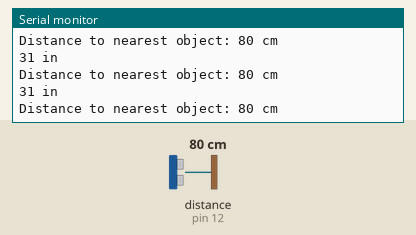
This sketch was run on a simulated Arduino Uno, built with avr-gcc and run on an emulated ATmega328P. Shown: the last lines printed to the serial monitor. Wiring (inferred from the names in the program): ultrasonic range finder: trigger pin 10; echo pin 12. The test bench sets the inputs (shaded band); at power-on: distance to the obstacle (sensor on pin 12) 80 cm. The echo pulse lasts 58.3 µs per cm.

Above: at 1.2 s.
1.3 s: distance to the obstacle (sensor on pin 12) set to 250 cm
At 1.38 s:
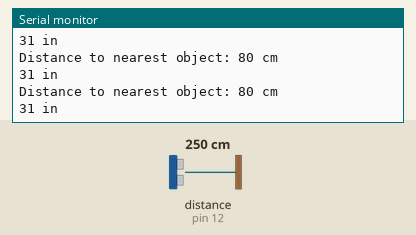
4.3 s: distance to the obstacle (sensor on pin 12) set to 35 cm
At 4.38 s:
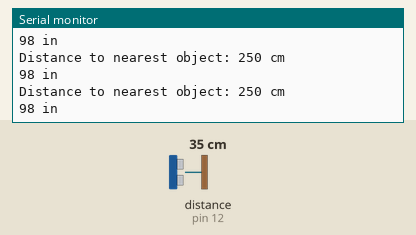
7.3 s: distance to the obstacle (sensor on pin 12) set to 250 cm
At 7.37 s:
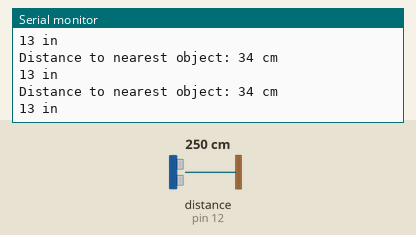
10.3 s: distance to the obstacle (sensor on pin 12) set to 35 cm
At 10.49 s:
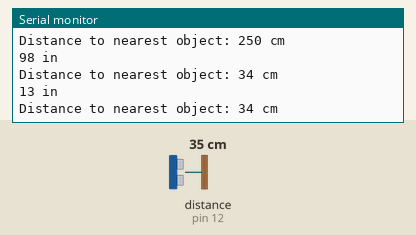
13.3 s: distance to the obstacle (sensor on pin 12) set to 120 cm
At 13.48 s:
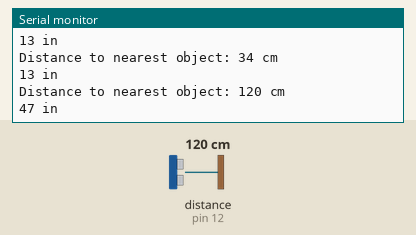
Timing chart, 0 to 16.3 s (numbered marks = the images above; inputs shaded):
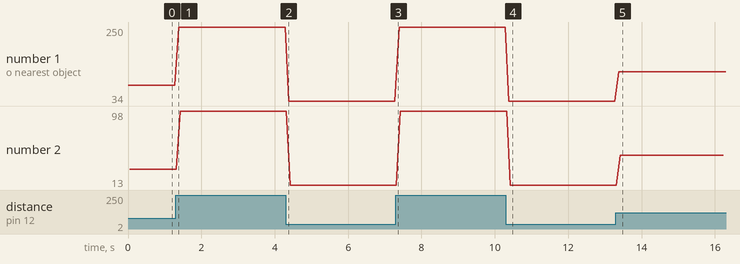

Measured:
- after the input at 10.3 s, the serial monitor: prints a new line after 0.08 s (image 4)
- after the input at 13.3 s, the serial monitor: prints a new line after 0.08 s (image 5)
- plotted number 1: 80 → 250 after the input at 1.3 s, 250 → 34 after the input at 4.3 s, 34 → 250 after the input at 7.3 s, 250 → 34 after the input at 10.3 s, 34 → 120 after the input at 13.3 s
- plotted number 2: 31 → 98 after the input at 1.3 s, 98 → 13 after the input at 4.3 s, 13 → 47 after the input at 13.3 s

The sketch:

TestUltrasonicSensor.ino
```cpp
const unsigned int TRIG_PIN = 10;
const unsigned int ECHO_PIN = 12;
const unsigned int BAUD_RATE = 9600;

void setup() {
  Serial.begin(BAUD_RATE);
  pinMode(TRIG_PIN, OUTPUT);
  pinMode(ECHO_PIN, INPUT);
}

void loop() {

  // The sensor is triggered by a HIGH pulse of 10 or more microseconds.
  // Give a short LOW pulse beforehand to ensure a clean HIGH pulse:
  digitalWrite(TRIG_PIN, LOW);
  delayMicroseconds(2);
  digitalWrite(TRIG_PIN, HIGH);
  delayMicroseconds(10);
  digitalWrite(TRIG_PIN, LOW);

  const unsigned long duration = pulseIn(ECHO_PIN, HIGH);

  if (duration == 0) {
    Serial.println("Warning: We did not get a pulse from sensor.");
  } else {
    Serial.print("Distance to nearest object: ");
    Serial.print(microseconds_to_cm(duration));
    Serial.println(" cm");
    Serial.print(microseconds_to_inches(duration));
    Serial.println(" in");
  }

  delay(100);
}

unsigned long microseconds_to_inches(const unsigned long microseconds) {
  return microseconds / 74 / 2;
}


unsigned long microseconds_to_cm(const unsigned long microseconds) {
  // The speed of sound is 340 m/s or 29 microseconds per centimeter.
  // The ping travels out and back, so to find the distance of the
  // object we take half of the distance travelled.
  return microseconds / 29 / 2;
}
```
